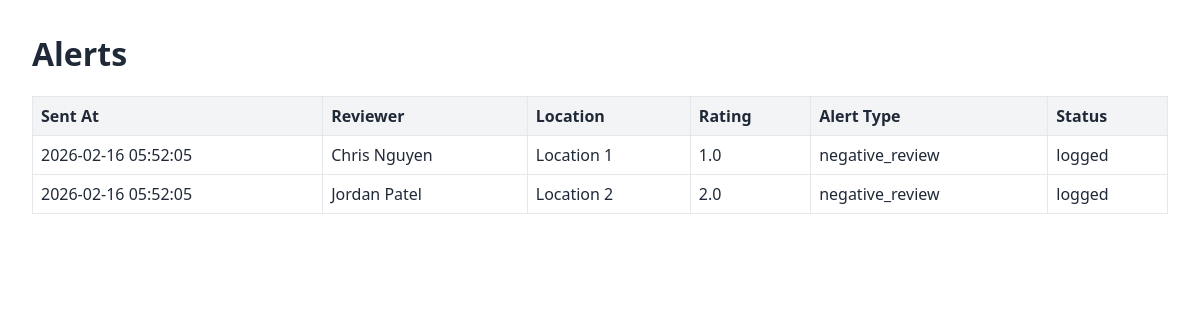
Screenshot of /alerts with the database file from the repository.
### app/models.py (models this page shows)
class AlertLog(Base):
    __tablename__ = "alert_log"
    id: Mapped[int] = mapped_column(Integer, primary_key=True, index=True)
    alert_rule_id: Mapped[int] = mapped_column(ForeignKey("alert_rules.id"), nullable=False, index=True)
    review_id: Mapped[int] = mapped_column(ForeignKey("reviews.id"), nullable=False, index=True)
    triggered_at: Mapped[datetime] = mapped_column(DateTime, default=datetime.utcnow, nullable=False)
    status: Mapped[str] = mapped_column(String(64), nullable=False, default="triggered")

class Review(Base):
    __tablename__ = "reviews"
    id: Mapped[int] = mapped_column(Integer, primary_key=True, index=True)
    location_id: Mapped[int] = mapped_column(ForeignKey("locations.id"), nullable=False, index=True)
    google_review_id: Mapped[str] = mapped_column(String(255), unique=True, nullable=False)
    reviewer_name: Mapped[str] = mapped_column(String(255), nullable=False)
    rating: Mapped[float] = mapped_column(Float, nullable=False)
    review_text: Mapped[str] = mapped_column(Text, nullable=False)
    review_date: Mapped[datetime] = mapped_column(DateTime, nullable=False)
    created_at: Mapped[datetime] = mapped_column(DateTime, default=datetime.utcnow, nullable=False)

class Location(Base):
    __tablename__ = "locations"
    id: Mapped[int] = mapped_column(Integer, primary_key=True, index=True)
    name: Mapped[str] = mapped_column(String(255), nullable=False)
    place_id: Mapped[str] = mapped_column(String(255), unique=True, nullable=False)
    is_active: Mapped[bool] = mapped_column(Boolean, default=True, nullable=False)
    created_at: Mapped[datetime] = mapped_column(DateTime, default=datetime.utcnow, nullable=False)

class AlertRule(Base):
    __tablename__ = "alert_rules"
    id: Mapped[int] = mapped_column(Integer, primary_key=True, index=True)
    location_id: Mapped[int] = mapped_column(ForeignKey("locations.id"), nullable=False, index=True)
    name: Mapped[str] = mapped_column(String(255), nullable=False)
    condition_json: Mapped[str] = mapped_column(Text, nullable=False)
    is_enabled: Mapped[bool] = mapped_column(Boolean, default=True, nullable=False)
    created_at: Mapped[datetime] = mapped_column(DateTime, default=datetime.utcnow, nullable=False)

### app/main.py (the view)
@app.get("/alerts", response_class=HTMLResponse)
def alerts_page(request: Request) -> HTMLResponse:
    db: Session = SessionLocal()
    try:
        rows = (
            db.query(models.AlertLog, models.Review, models.Location, models.AlertRule)
            .join(models.Review, models.AlertLog.review_id == models.Review.id)
            .join(models.Location, models.Review.location_id == models.Location.id)
            .join(models.AlertRule, models.AlertLog.alert_rule_id == models.AlertRule.id)
            .order_by(models.AlertLog.triggered_at.desc())
            .all()
        )
        alerts = []
        for alert_log, review, location, alert_rule in rows:
            alerts.append(
                {
                    "sent_at": alert_log.triggered_at,
                    "reviewer_name": review.reviewer_name,
                    "location": location.name,
                    "rating": review.rating,
                    "alert_type": alert_rule.name,
                    "status": alert_log.status,
                }
            )
        return templates.TemplateResponse(
            request=request,
            name="alerts.html",
            context={"alerts": alerts, "title": "Alerts"},
        )
    finally:
        db.close()

### app/templates/alerts.html (shortened to what this page needs)
<!doctype html>
<html lang="en">
  <head>
  </head>
  <body>
    <h1>Alerts</h1>
    <table>
      <thead>
        <tr>
          <th>Sent At</th>
          <th>Reviewer</th>
          <th>Location</th>
          <th>Rating</th>
          <th>Alert Type</th>
          <th>Status</th>
        </tr>
      </thead>
      <tbody>
        {% for alert in alerts %}
        <tr>
          <td>{{ alert.sent_at.strftime("%Y-%m-%d %H:%M:%S") if alert.sent_at else "" }}</td>
          <td>{{ alert.reviewer_name }}</td>
          <td>{{ alert.location }}</td>
          <td>{{ alert.rating }}</td>
          <td>{{ alert.alert_type }}</td>
          <td>{{ alert.status }}</td>
        </tr>
        {% endfor %}
      </tbody>
    </table>
  </body>
</html>

### app/templates/alerts.html (style rules this page uses)
body { font-family: Segoe UI, sans-serif; margin: 2rem; color: #1f2937; }
table { width: 100%; border-collapse: collapse; }
th, td { border: 1px solid #e5e7eb; padding: 0.5rem; text-align: left; vertical-align: top; }
th { background: #f3f4f6; }

### rows the page displays
AlertLog: sent_at "2026-02-16 05:52:05", reviewer_name "Chris Nguyen", location "Location 1", rating "1.0", alert_type "negative_review", status "logged"
AlertLog: sent_at "2026-02-16 05:52:05", reviewer_name "Jordan Patel", location "Location 2", rating "2.0", alert_type "negative_review", status "logged"
